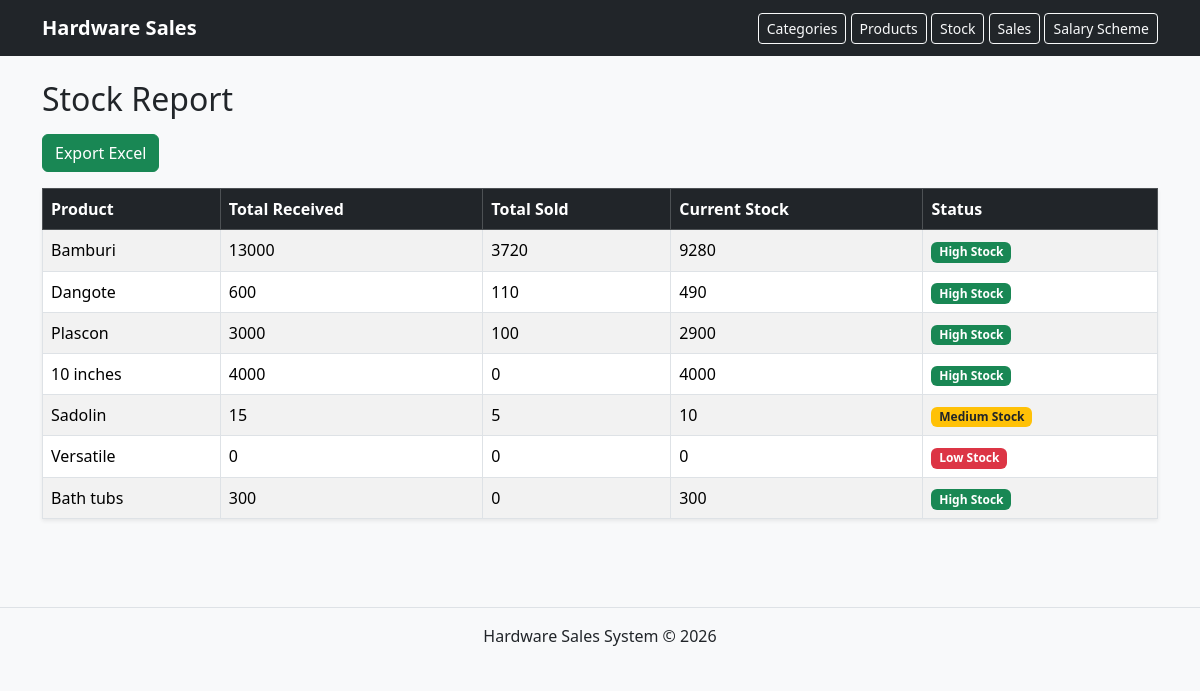
Screenshot of /stock/report/ with the database file from the repository.
### web/models.py (models this page shows, shortened)
class Product(models.Model):
    category_name = models.ForeignKey(Category, on_delete=models.CASCADE)
    product_name = models.CharField(max_length=100)
    unit_price = models.DecimalField(max_digits=100, decimal_places=2, default=0)
    description = models.TextField()

### stock/views.py (the view)
# urls.py: path("report/", views.stock_report, name="stock_report"),
def stock_report(request):
    products = Product.objects.all()
    report = []
    for product in products:
        total_received = StockReceipt.objects.filter(
            product=product
        ).aggregate(total=Sum("quantity_received"))["total"] or 0
        total_sold = Sales.objects.filter(
            product_name=product
        ).aggregate(total=Sum("quantity"))["total"] or 0
        current_stock = total_received - total_sold
        if current_stock <= 5:
            status = "Low Stock"
        elif current_stock <= 20:
            status = "Medium Stock"
        else:
            status = "High Stock"
        report.append({
            "product": product,
            "total_received": total_received,
            "total_sold": total_sold,
            "current_stock": current_stock,
            "status": status,
        })
    return render(request, "stock_report.html", {
        "report": report
    })

### stock/templates/stock_report.html
{% extends 'base.html' %}
{% block content %}
<h2 class="mb-3">Stock Report</h2>
<a href="{% url 'export_stock_report_excel' %}" class="btn btn-success mb-3"> Export Excel</a>
<table class="table table-bordered table-striped shadow-sm">
    <thead class="table-dark">
        <tr>
            <th>Product</th>
            <th>Total Received</th>
            <th>Total Sold</th>
            <th>Current Stock</th>
            <th>Status</th>
        </tr>
    </thead>
    <tbody>
        {% for item in report %}
        <tr>
            <td>{{ item.product.product_name }}</td>
            <td>{{ item.total_received }}</td>
            <td>{{ item.total_sold }}</td>
            <td>{{ item.current_stock }}</td>
            <td>
                {% if item.status == "Low Stock" %}
                    <span class="badge bg-danger">{{ item.status }}</span>
                {% elif item.status == "Medium Stock" %}
                    <span class="badge bg-warning text-dark">{{ item.status }}</span>
                {% else %}
                    <span class="badge bg-success">{{ item.status }}</span>
                {% endif %}
            </td>
        </tr>
        {% empty %}
        <tr>
            <td colspan="5" class="text-center">No stock data found.</td>
        </tr>
        {% endfor %}
    </tbody>
</table>
{% endblock %}

### rows the page displays
Product: product.product_name "Bamburi", total_received "13000", total_sold "3720", current_stock "9280", status "High Stock"
Product: product.product_name "Dangote", total_received "600", total_sold "110", current_stock "490", status "High Stock"
Product: product.product_name "Plascon", total_received "3000", total_sold "100", current_stock "2900", status "High Stock"
Product: product.product_name "10 inches", total_received "4000", total_sold "0", current_stock "4000", status "High Stock"
Product: product.product_name "Sadolin", total_received "15", total_sold "5", current_stock "10", status "Medium Stock"
Product: product.product_name "Versatile", total_received "0", total_sold "0", current_stock "0", status "Low Stock"
Product: product.product_name "Bath tubs", total_received "300", total_sold "0", current_stock "300", status "High Stock"
